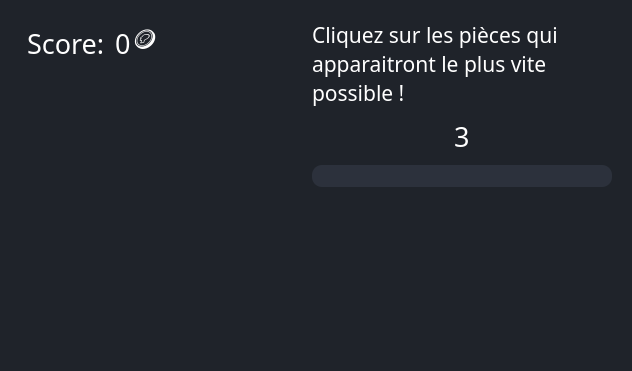
<?xml version="1.0" encoding="UTF-8"?>
<ui version="4.0">
 <class>Minijeu</class>
 <widget class="QDialog" name="Minijeu">
  <property name="geometry">
   <rect>
    <x>0</x>
    <y>0</y>
    <width>632</width>
    <height>371</height>
   </rect>
  </property>
  <property name="sizePolicy">
   <sizepolicy hsizetype="Preferred" vsizetype="Expanding">
    <horstretch>0</horstretch>
    <verstretch>0</verstretch>
   </sizepolicy>
  </property>
  <property name="windowTitle">
   <string>Dialog</string>
  </property>
  <property name="styleSheet">
   <string notr="true">*
{
	border: none;
	background-color: transparent;
	background: transparent;
	padding: 0;
	margin: 0;
	color: #fff;
}

#Minijeu
{
	background-color: #1f232a;
}

#ScoreLabel
{
	margin-right: 3px;
}

QProgressBar
{
	background-color: #2c313c;
	border-style: solid;
	border-radius: 10px;
}

QProgressBar::chunk
{
	border-radius: 10px;
	background-color: qlineargradient(spread:pad, x1:0, y1:0, x2:1, y2:1, stop:0 rgba(246, 137, 41, 255), stop:1 rgba(255, 71, 15, 255));
}</string>
  </property>
  <layout class="QVBoxLayout" name="verticalLayout">
   <property name="spacing">
    <number>0</number>
   </property>
   <property name="leftMargin">
    <number>0</number>
   </property>
   <property name="topMargin">
    <number>0</number>
   </property>
   <property name="rightMargin">
    <number>0</number>
   </property>
   <property name="bottomMargin">
    <number>0</number>
   </property>
   <item alignment="Qt::AlignTop">
    <widget class="QWidget" name="HeaderContainer" native="true">
     <layout class="QHBoxLayout" name="horizontalLayout_2">
      <property name="spacing">
       <number>0</number>
      </property>
      <property name="leftMargin">
       <number>0</number>
      </property>
      <property name="topMargin">
       <number>0</number>
      </property>
      <property name="rightMargin">
       <number>0</number>
      </property>
      <property name="bottomMargin">
       <number>0</number>
      </property>
      <item alignment="Qt::AlignLeft|Qt::AlignTop">
       <widget class="QWidget" name="ScoreContainer" native="true">
        <layout class="QHBoxLayout" name="horizontalLayout">
         <property name="spacing">
          <number>0</number>
         </property>
         <property name="leftMargin">
          <number>20</number>
         </property>
         <property name="topMargin">
          <number>20</number>
         </property>
         <property name="rightMargin">
          <number>0</number>
         </property>
         <property name="bottomMargin">
          <number>0</number>
         </property>
         <item>
          <widget class="QLabel" name="ScoreLabel">
           <property name="font">
            <font>
             <family>Modern No. 20</family>
             <pointsize>20</pointsize>
            </font>
           </property>
           <property name="text">
            <string>Score:</string>
           </property>
          </widget>
         </item>
         <item>
          <widget class="QLabel" name="ScoreValue">
           <property name="font">
            <font>
             <family>Modern No. 20</family>
             <pointsize>20</pointsize>
            </font>
           </property>
           <property name="text">
            <string>0</string>
           </property>
          </widget>
         </item>
         <item>
          <widget class="QLabel" name="ScoreImage">
           <property name="sizePolicy">
            <sizepolicy hsizetype="Preferred" vsizetype="Preferred">
             <horstretch>0</horstretch>
             <verstretch>0</verstretch>
            </sizepolicy>
           </property>
           <property name="font">
            <font>
             <family>Modern No. 20</family>
             <pointsize>20</pointsize>
            </font>
           </property>
           <property name="text">
            <string>🪙</string>
           </property>
           <property name="scaledContents">
            <bool>false</bool>
           </property>
          </widget>
         </item>
        </layout>
       </widget>
      </item>
      <item alignment="Qt::AlignRight|Qt::AlignTop">
       <widget class="QWidget" name="TopCenterContainer" native="true">
        <layout class="QVBoxLayout" name="verticalLayout_2">
         <property name="spacing">
          <number>10</number>
         </property>
         <property name="leftMargin">
          <number>0</number>
         </property>
         <property name="topMargin">
          <number>20</number>
         </property>
         <property name="rightMargin">
          <number>20</number>
         </property>
         <property name="bottomMargin">
          <number>0</number>
         </property>
         <item alignment="Qt::AlignRight">
          <widget class="QLabel" name="RulesLabel">
           <property name="minimumSize">
            <size>
             <width>300</width>
             <height>0</height>
            </size>
           </property>
           <property name="maximumSize">
            <size>
             <width>300</width>
             <height>16777215</height>
            </size>
           </property>
           <property name="font">
            <font>
             <family>Modern No. 20</family>
             <pointsize>16</pointsize>
            </font>
           </property>
           <property name="text">
            <string>Cliquez sur les pièces qui apparaitront le plus vite possible !</string>
           </property>
           <property name="scaledContents">
            <bool>false</bool>
           </property>
           <property name="wordWrap">
            <bool>true</bool>
           </property>
          </widget>
         </item>
         <item alignment="Qt::AlignHCenter">
          <widget class="QLabel" name="StartTimeLabel">
           <property name="font">
            <font>
             <family>Modern No. 20</family>
             <pointsize>20</pointsize>
            </font>
           </property>
           <property name="text">
            <string>3</string>
           </property>
          </widget>
         </item>
         <item alignment="Qt::AlignRight">
          <widget class="QProgressBar" name="TimeProgressBar">
           <property name="minimumSize">
            <size>
             <width>300</width>
             <height>0</height>
            </size>
           </property>
           <property name="value">
            <number>0</number>
           </property>
           <property name="textVisible">
            <bool>false</bool>
           </property>
          </widget>
         </item>
        </layout>
       </widget>
      </item>
     </layout>
    </widget>
   </item>
   <item>
    <layout class="QGridLayout" name="JeuContainer"/>
   </item>
  </layout>
 </widget>
 <resources/>
 <connections/>
</ui>
